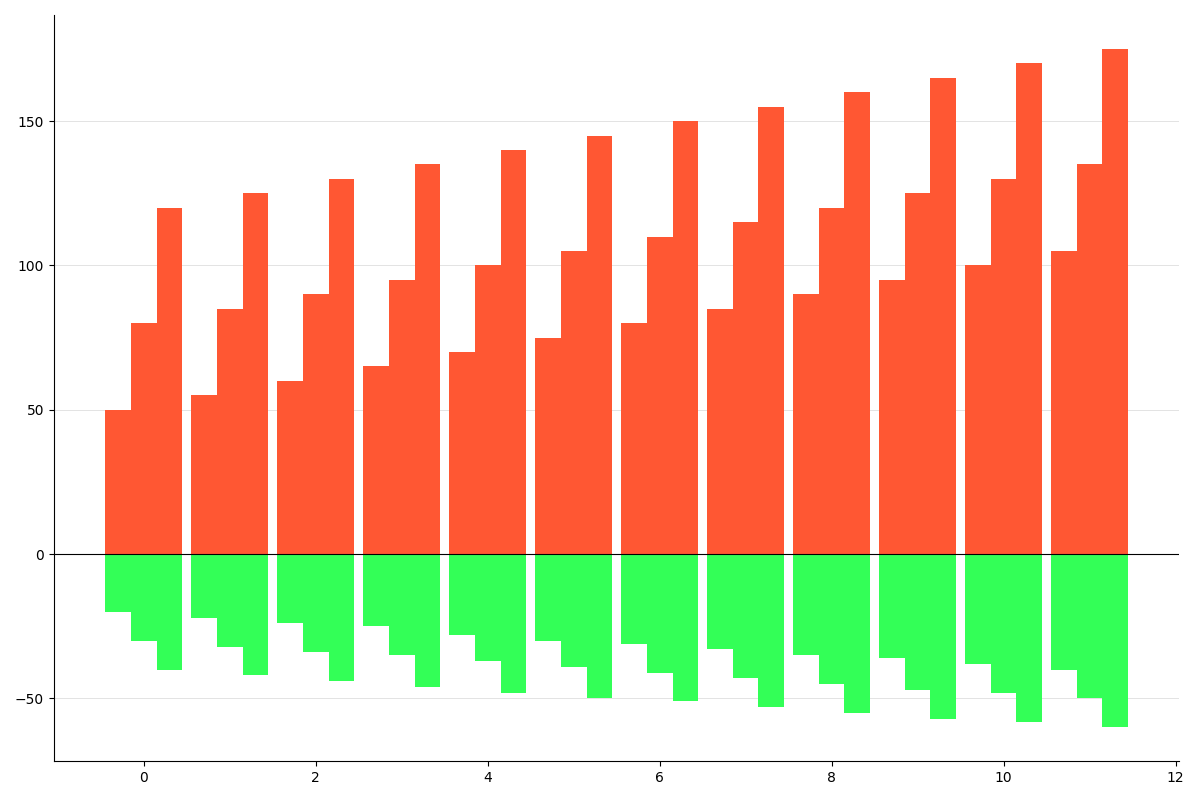

Reproduce this figure in Python.
import matplotlib.pyplot as plt
import numpy as np

electricity_bills = np.array([
    [50, 55, 60, 65, 70, 75, 80, 85, 90, 95, 100, 105],
    [80, 85, 90, 95, 100, 105, 110, 115, 120, 125, 130, 135],
    [120, 125, 130, 135, 140, 145, 150, 155, 160, 165, 170, 175],
])

water_bills = np.array([
    [20, 22, 24, 25, 28, 30, 31, 33, 35, 36, 38, 40],
    [30, 32, 34, 35, 37, 39, 41, 43, 45, 47, 48, 50],
    [40, 42, 44, 46, 48, 50, 51, 53, 55, 57, 58, 60],
])

fig, ax = plt.subplots(figsize=(12, 8))

colors = ['#FF5733', '#33FF57']
bar_width = 0.3
x = np.arange(12)

# Plot electricity bills (positive side)
ax.bar(x - bar_width, electricity_bills[0], width=bar_width, color=colors[0])
ax.bar(x, electricity_bills[1], width=bar_width, color=colors[0])
ax.bar(x + bar_width, electricity_bills[2], width=bar_width, color=colors[0])

# Plot water bills (negative side)
ax.bar(x - bar_width, -water_bills[0], width=bar_width, color=colors[1])
ax.bar(x, -water_bills[1], width=bar_width, color=colors[1])
ax.bar(x + bar_width, -water_bills[2], width=bar_width, color=colors[1])

ax.yaxis.grid(True, linestyle='-', linewidth=0.5, alpha=0.5)
ax.set_axisbelow(True)

ax.spines['top'].set_visible(False)
ax.spines['right'].set_visible(False)

plt.axhline(0, color='black', linewidth=0.8)
plt.tight_layout()
plt.show()
